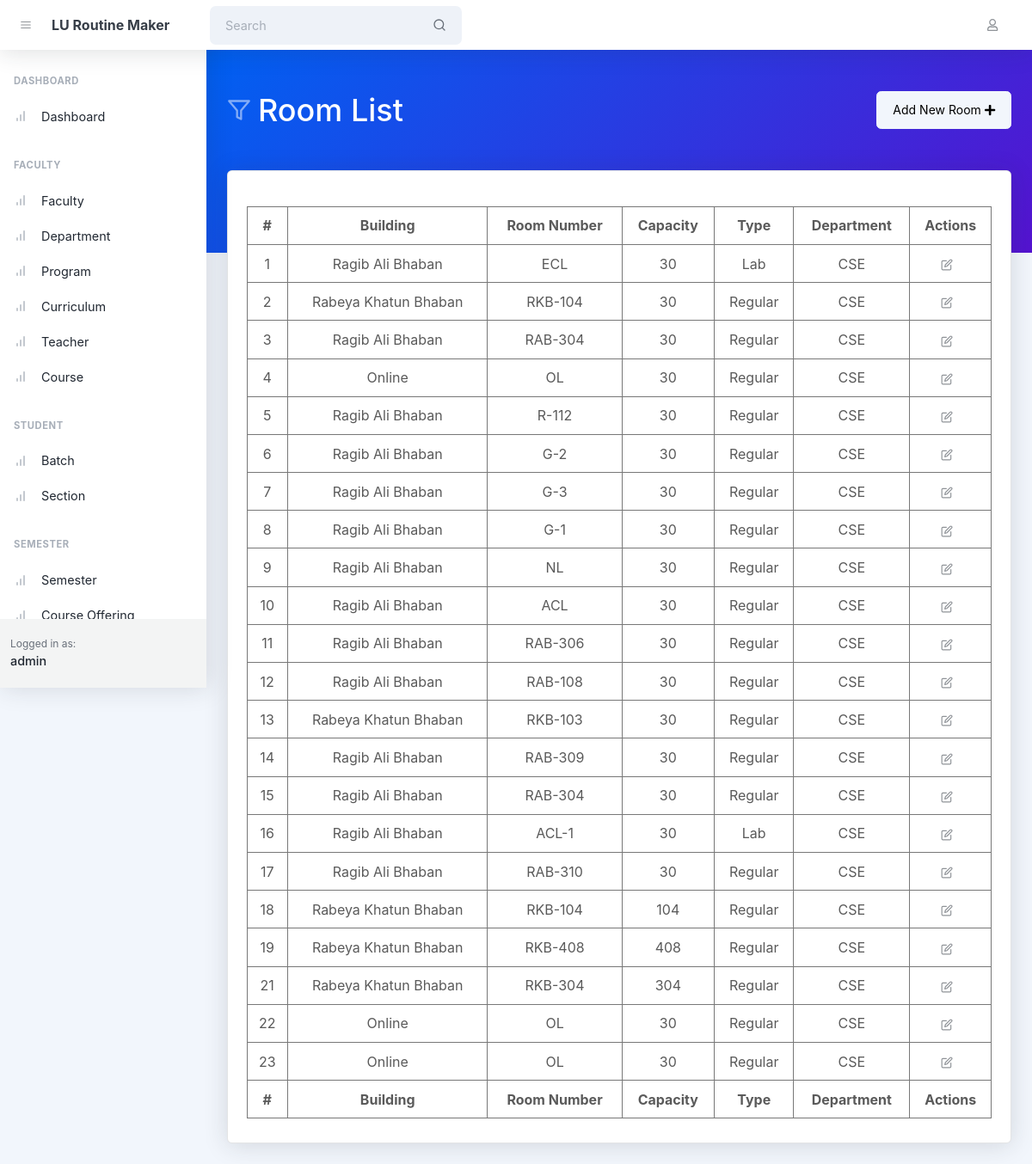
The page /rooms/ (signed in) on the database its author committed.
### routine/models.py (models this page shows, shortened)
class Room(AbstractTimestampModel):
    class RoomType(models.TextChoices):
        REGULAR = 'regular', _('Regular')
        LAB = 'lab', _('Lab')
    building = models.ForeignKey(
        verbose_name=_('Building'),
        to='routine.Building',
        related_name='rooms',
        on_delete=models.DO_NOTHING,
        null=True
    )
    room_number = models.CharField(
        verbose_name=_('Room Number/ Name'), max_length=32)
    capacity = models.IntegerField(verbose_name=_('Room Number'))
    type = models.CharField(
        verbose_name=_('Type'),
        choices=RoomType.choices,
        max_length=10
    )
    department = models.ForeignKey(
        verbose_name=_('Department'),
        to='faculty.Department',
        related_name='rooms',
        on_delete=models.SET_NULL,
        null=True
    )
    class Meta:
        verbose_name = _('Room')
        verbose_name_plural = _('Rooms')

class Building(AbstractTimestampModel):
    title = models.CharField(verbose_name=_('Title'), max_length=255)
    class Meta:
        verbose_name = _('Building')
        verbose_name_plural = _('Buildings')

### faculty/models.py (models this page shows, shortened)
class Department(AbstractTimestampModel):
    department_id = models.CharField(verbose_name=_(
        'Short Code'), max_length=32, unique=True)
    title = models.CharField(verbose_name=_(
        'Title'), max_length=255, unique=True)
    faculty = models.ForeignKey(
        verbose_name=_('Faculty'),
        to='faculty.Faculty',
        related_name='departments',
        on_delete=models.SET_NULL,
        null=True
    )
    class Meta:
        verbose_name = _('Department')
        verbose_name_plural = _('Departments')

### routine/views.py (the view)
# urls.py: path('rooms/', views.RoomListView.as_view(), name='room_list'),
@method_decorator(login_required, name='dispatch')
class RoomListView(ListView):
    model = Room
    template_name = 'room_list.html'
    context_object_name = 'rooms'
    def get_context_data(self, **kwargs):
        context = super().get_context_data(**kwargs)
        context['user'] = self.request.user
        return context

### routine/templates/room_list.html (shortened to what this page needs)
{% extends 'base.html' %}
{% block body_header %}
    <header class="page-header page-header-dark bg-gradient-primary-to-secondary pb-10">
        <div class="container-xl px-4">
            <div class="page-header-content pt-4">
                <div class="d-flex justify-content-between">
                    <div class="col-auto mt-4">
                        <h1 class="page-header-title">
                            <div class="page-header-icon"><i data-feather="filter"></i></div>
                            Room List
                        </h1>
                    </div>
                    <div class="mt-4">
                        <a href="{% url 'routine:room_create' %}" class="btn btn-light">Add New Room&nbsp;<i class="fas fa-plus"></i> </a>
                    </div>
                </div>
            </div>
        </div>
    </header>
{% endblock body_header %}
{% block body %}
    <div class="container-xl px-4 mt-n10">
        <div class="card mb-4">
            <div class="card-body">
                <table id="datatablesSimple">
                    <thead>
                    <tr>
                        <th>#</th>
                        <th>Building</th>
                        <th>Room Number</th>
                        <th>Capacity</th>
                        <th>Type</th>
                        <th>Department</th>
                        <th>Actions</th>
                    </tr>
                    </thead>
                    <tfoot>
                    <tr>
                        <th>#</th>
                        <th>Building</th>
                        <th>Room Number</th>
                        <th>Capacity</th>
                        <th>Type</th>
                        <th>Department</th>
                        <th>Actions</th>
                    </tr>
                    </tfoot>
                    <tbody>
                    {% for room in rooms %}
                        <tr>
                            <td>{{ room.id }}</td>
                            <td>{{ room.building.title | title }}</td>
                            <td>{{ room.room_number }}</td>
                            <td>{{ room.capacity }}</td>
                            <td>{{ room.type | title }}</td>
                            <td>{{ room.department.department_id | upper }}</td>
                            <td class="text-center">
                                <a href="{% url 'routine:room_update' %}?id={{ room.id }}" class="btn btn-datatable btn-icon btn-transparent-dark me-2"><i
                                        data-feather="edit"></i></a>
                            </td>
                        </tr>
                    {% endfor %}
                    </tbody>
                </table>
            </div>
        </div>
    </div>
{% endblock %}

### rows shown on the page
Room: id "1", building "Ragib Ali Bhaban", room_number "ECL", capacity "30", type "Lab", department.department_id "CSE"
Room: id "2", building "Rabeya Khatun Bhaban", room_number "RKB-104", capacity "30", type "Regular", department.department_id "CSE"
Room: id "3", building "Ragib Ali Bhaban", room_number "RAB-304", capacity "30", type "Regular", department.department_id "CSE"
Room: id "4", building "Online", room_number "OL", capacity "30", type "Regular", department.department_id "CSE"
Room: id "5", building "Ragib Ali Bhaban", room_number "R-112", capacity "30", type "Regular", department.department_id "CSE"
Room: id "6", building "Ragib Ali Bhaban", room_number "G-2", capacity "30", type "Regular", department.department_id "CSE"
Room: id "7", building "Ragib Ali Bhaban", room_number "G-3", capacity "30", type "Regular", department.department_id "CSE"
Room: id "8", building "Ragib Ali Bhaban", room_number "G-1", capacity "30", type "Regular", department.department_id "CSE"
Room: id "9", building "Ragib Ali Bhaban", room_number "NL", capacity "30", type "Regular", department.department_id "CSE"
Room: id "10", building "Ragib Ali Bhaban", room_number "ACL", capacity "30", type "Regular", department.department_id "CSE"
Room: id "11", building "Ragib Ali Bhaban", room_number "RAB-306", capacity "30", type "Regular", department.department_id "CSE"
Room: id "12", building "Ragib Ali Bhaban", room_number "RAB-108", capacity "30", type "Regular", department.department_id "CSE"
Room: id "13", building "Rabeya Khatun Bhaban", room_number "RKB-103", capacity "30", type "Regular", department.department_id "CSE"
Room: id "14", building "Ragib Ali Bhaban", room_number "RAB-309", capacity "30", type "Regular", department.department_id "CSE"
Room: id "15", building "Ragib Ali Bhaban", room_number "RAB-304", capacity "30", type "Regular", department.department_id "CSE"
Room: id "16", building "Ragib Ali Bhaban", room_number "ACL-1", capacity "30", type "Lab", department.department_id "CSE"
Room: id "17", building "Ragib Ali Bhaban", room_number "RAB-310", capacity "30", type "Regular", department.department_id "CSE"
Room: id "18", building "Rabeya Khatun Bhaban", room_number "RKB-104", capacity "104", type "Regular", department.department_id "CSE"
Room: id "19", building "Rabeya Khatun Bhaban", room_number "RKB-408", capacity "408", type "Regular", department.department_id "CSE"
Room: id "21", building "Rabeya Khatun Bhaban", room_number "RKB-304", capacity "304", type "Regular", department.department_id "CSE"
Room: id "22", building "Online", room_number "OL", capacity "30", type "Regular", department.department_id "CSE"
Room: id "23", building "Online", room_number "OL", capacity "30", type "Regular", department.department_id "CSE"
